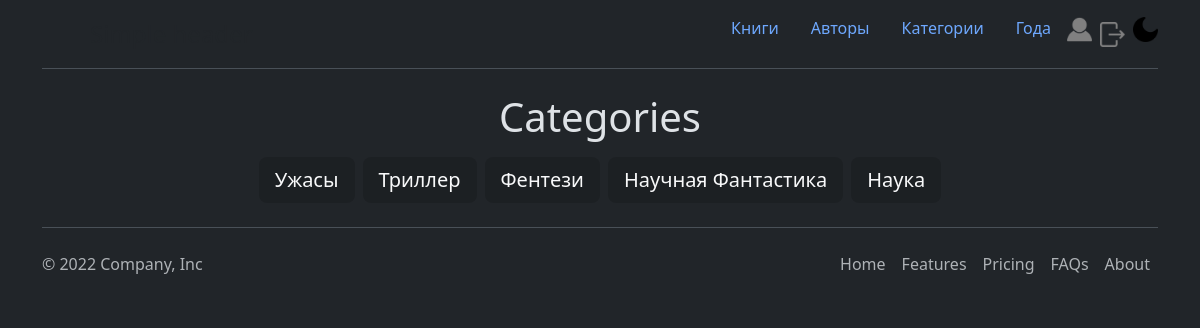
Screenshot of /categories/ (signed in) with the database file from the repository.
### library/models.py (models this page shows, shortened)
class Category(models.Model):
    name = models.CharField(max_length=255, unique=True)
    description = models.TextField(blank=True, null=True)

### library/views.py (the view)
# urls.py: path('categories/', category_list, name='category_list'),
def category_list(request):
    categories = Category.objects.all()
    return render(request, 'library/category_list.html', {
        'categories': categories
    })

### library/templates/library/category_list.html (shortened to what this page needs)
{% extends 'Core/base.html' %}
{% block content %}
   <h1 class="text-center mb-3">Categories</h1>
   <div class="frc flex-wrap mw-700px mx-auto gap-2">
       {% for category in categories %}
           <a href="{% url 'category_detail' category_id=category.id  %}"
              class="px-3 py-2 fs-5 bg-black-25 rounded-3 text-light
                     text-decoration-none disable-tap-select hover-scale-4">
               {{ category.name|title }}
           </a>
       {% endfor %}
   </div>
{% endblock %}

### Core/static/Core/css/wide-classes.css (style rules this page uses)
.text-center { text-align:center }
.bg-black-25 { background-color:rgba(0,0,0,.1450980392) !important }
.frc { display:flex;flex-direction:row;justify-content:center }
.hover-scale-4 { transition:transform 300ms ease }
.mw-700px { max-width:700px !important }
.disable-tap-select { -webkit-tap-highlight-color:rgba(0,0,0,0);user-select:none;-moz-user-select:none;-ms-user-select:none }

### rows the page displays
Category: name "Ужасы"
Category: name "Триллер"
Category: name "Фентези"
Category: name "Научная Фантастика"
Category: name "Наука"
